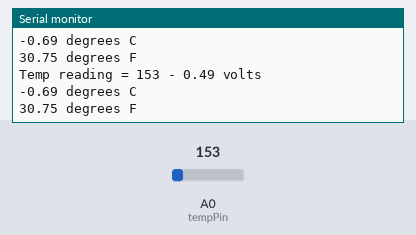
Simulated run of this sketch. Board: Arduino Uno, built with avr-gcc and run on an emulated ATmega328P. On the bench: the last lines printed to the serial monitor. The test bench sets the inputs (shaded band); at power-on: A0 (tempPin) = 153.

Above: at 1.8 s.
1.9 s: A0 (tempPin) set to 165
At 2.6 s:
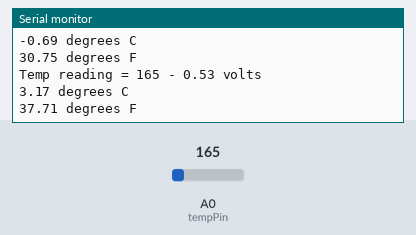
3.4 s: A0 (tempPin) set to 175
At 4.8 s:
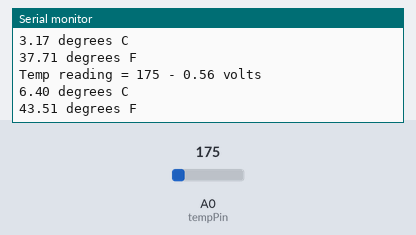
Timing chart, 0 to 6.4 s (numbered marks = the images above; inputs shaded):
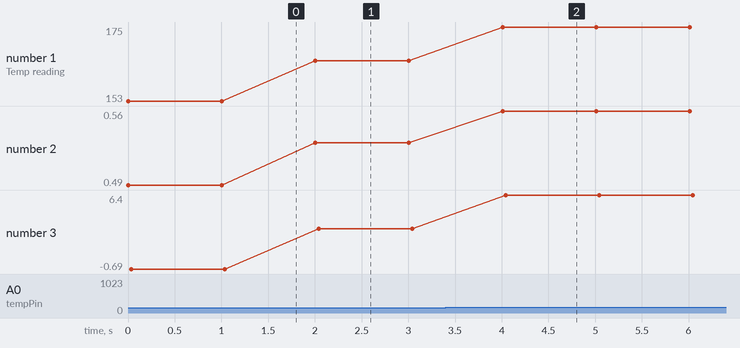

Measured:
- after the input at 1.9 s, the serial monitor: prints a new line after 0.10 s (image 1)
- after the input at 3.4 s, the serial monitor: prints a new line after 0.61 s (image 2)
- plotted number 1: 153 → 165 after the input at 1.9 s, 165 → 175 after the input at 3.4 s
- plotted number 2: 0.49 → 0.53 after the input at 1.9 s, 0.53 → 0.56 after the input at 3.4 s
- plotted number 3: -0.69 → 3.17 after the input at 1.9 s, 3.17 → 6.4 after the input at 3.4 s

The sketch:

tmp36Aref.ino
```cpp
/* Sensor test sketch
  for more information see http://www.ladyada.net/make/logshield/lighttemp.html
  */

#define aref_voltage 3.3        // we tie 3.3V to ARef and measure it with a multimeter!


//TMP36 Pin Variables
int tempPin = 0;        //the analog pin the TMP36's Vout (sense) pin is connected to
                        //the resolution is 10 mV / degree centigrade with a
                        //500 mV offset to allow for negative temperatures
int tempReading;        // the analog reading from the sensor

void setup(void) {
  // We'll send debugging information via the Serial monitor
  Serial.begin(9600);

  // If you want to set the aref to something other than 5v
  analogReference(EXTERNAL);
}


void loop(void) {

  tempReading = analogRead(tempPin);

  Serial.print("Temp reading = ");
  Serial.print(tempReading);     // the raw analog reading

  // converting that reading to voltage, which is based off the reference voltage
  float voltage = tempReading * aref_voltage;
  voltage /= 1024.0;

  // print out the voltage
  Serial.print(" - ");
  Serial.print(voltage); Serial.println(" volts");

  // now print out the temperature
  float temperatureC = (voltage - 0.5) * 100 ;  //converting from 10 mv per degree wit 500 mV offset
                                               //to degrees ((volatge - 500mV) times 100)
  Serial.print(temperatureC); Serial.println(" degrees C");

  // now convert to Fahrenheight
  float temperatureF = (temperatureC * 9.0 / 5.0) + 32.0;
  Serial.print(temperatureF); Serial.println(" degrees F");

  delay(1000);
}
```
